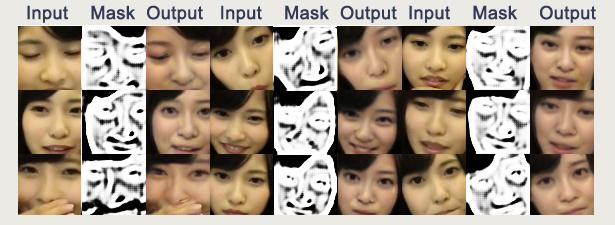
#> input picture face_seg.jpg, 615 x 225 px
$ python -i image_augmentation.py   (imports and definitions only)
#> lines starting #> are read from the running program, lines starting #| are printed output that depends on the picture
import cv2
import numpy

from umeyama import umeyama

# [69 lines left out: functions random_channel_shift, random_transform, random_warp, random_warp128, not called in this run]

# get pair of random warped images from aligened face image
def random_warp224(image):
    assert image.shape == (256,256,3)
    range_ = numpy.linspace(128-110, 128+110, 5)
    mapx = numpy.broadcast_to(range_, (5,5))
    mapy = mapx.T

    mapx = mapx + numpy.random.normal(size=(5,5), scale=6)
    mapy = mapy + numpy.random.normal(size=(5,5), scale=6)

    interp_mapx = cv2.resize(mapx, (80*4,80*4))[8*4:72*4,8*4:72*4].astype('float32')
    interp_mapy = cv2.resize(mapy, (80*4,80*4))[8*4:72*4,8*4:72*4].astype('float32')

    warped_image = cv2.remap(image, interp_mapx, interp_mapy, cv2.INTER_LINEAR)

    src_points = numpy.stack([mapx.ravel(), mapy.ravel() ], axis=-1)
    dst_points = numpy.mgrid[0:65*4:16*4,0:65*4:16*4].T.reshape(-1,2)
    mat = umeyama(src_points, dst_points, True)[0:2]

    target_image = cv2.warpAffine(image, mat, (64*4,64*4))

    target_image = cv2.resize(target_image, (224,224))
    warped_image = cv2.resize(warped_image, (224,224))

    return warped_image, target_image

>>> import cv2
>>> picture = cv2.imread('../face_seg.jpg', cv2.IMREAD_GRAYSCALE)
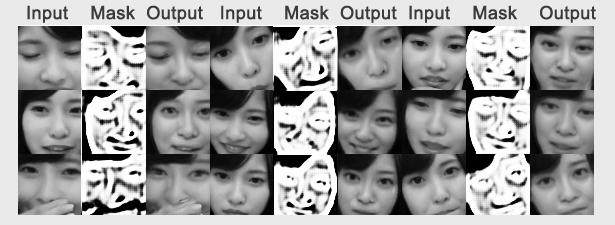
#> picture: shape (225, 615); min 0, max 255, mean 157.7
#> (the run stopped early here; a loop or call above may not have finished)

$ run again, on comp_woPL_wPL2.PNG
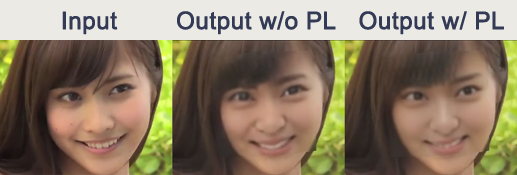
#> input picture comp_woPL_wPL2.PNG, 517 x 175 px
#> `picture = cv2.imread('../face_seg.jpg', cv2.IMREAD_GRAYSCALE)`:
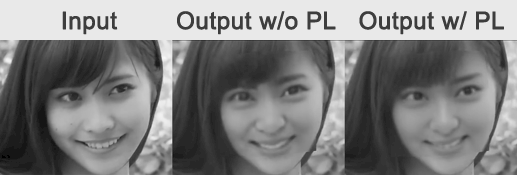
#> picture: shape (175, 517); min 0, max 248, mean 129
